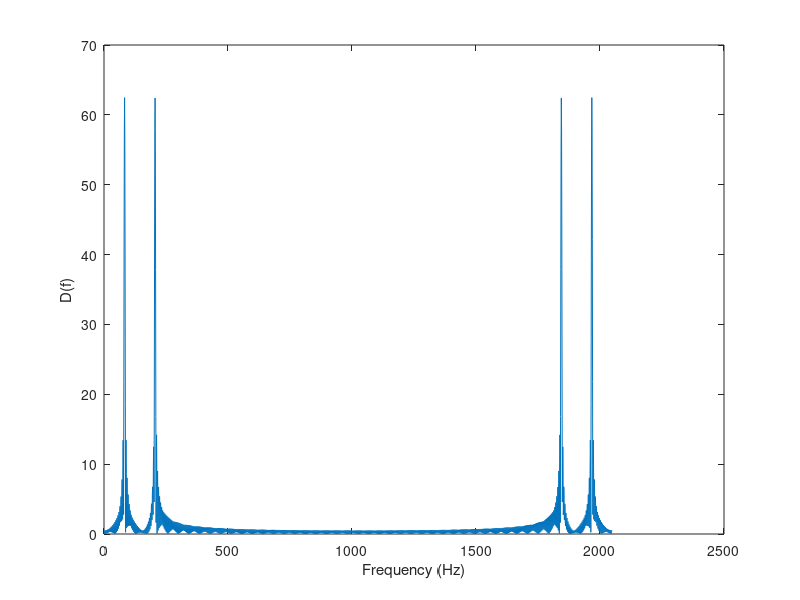

Recreate this plot in MATLAB.
L=500;
n=0:1:L-1;
Ax=0.25;
Ay=0.25;
fx=0.04;
fy=0.10;

d=Ax*cos(2*pi*fx*n)+Ay*cos(2*pi*fy*n);

D=fft(d, 2048);

plot(abs(D));
xlabel('Frequency (Hz)')
ylabel('D(f)')
% axis([0 1 0 70]) 